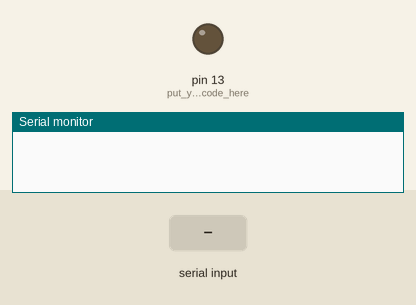
This sketch was run on a simulated Arduino Uno, built with avr-gcc and run on an emulated ATmega328P. On the bench: output pins drawn as LEDs (lit = HIGH), the last lines printed to the serial monitor. The inputs (shaded band) are chosen by the test bench.

Above: at 1.2 s.
1.3 s: "1" received over Serial
At 2.5 s:
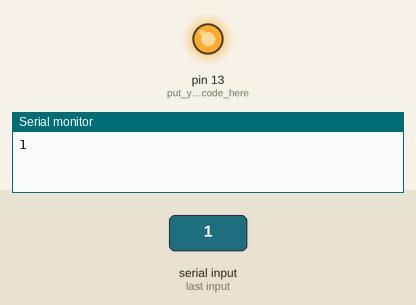
2.8 s: "0" received over Serial
At 3.1 s:
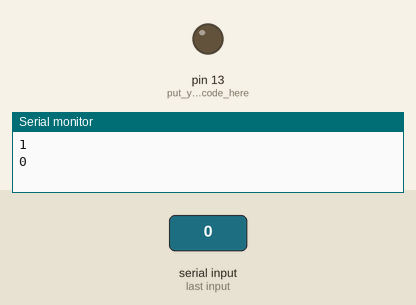
Timing chart, 0 to 5.8 s (numbered marks = the images above; inputs shaded):
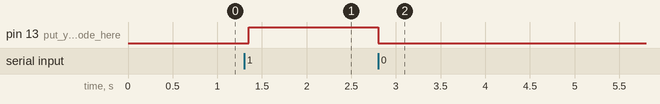

The sketch:

Bluetooth.ino
```cpp
void setup() {
  Serial.begin(9600);
  pinMode(13, OUTPUT); // put your setup code here, to run once:
}

void loop() {
  // put your main code here, to run repeatedly:
  if (Serial.available() > 0) {

    char data = Serial.read(); // reading the data received from the bluetooth module
    switch (data) {
      case '1':
          digitalWrite(13, HIGH);
          break; // when a is pressed on the app on your smart phone
      case '0':
        digitalWrite(13, LOW);
        break;
      default : break;
    }
    Serial.println(data);

  }
  delay(50);
}
```

Measured:
- after the input at 1.3 s, pin 13 (put_your_setup_code_here): LOW → HIGH after 0.05 s
- after the input at 2.8 s, pin 13 (put_your_setup_code_here): HIGH → LOW at once
